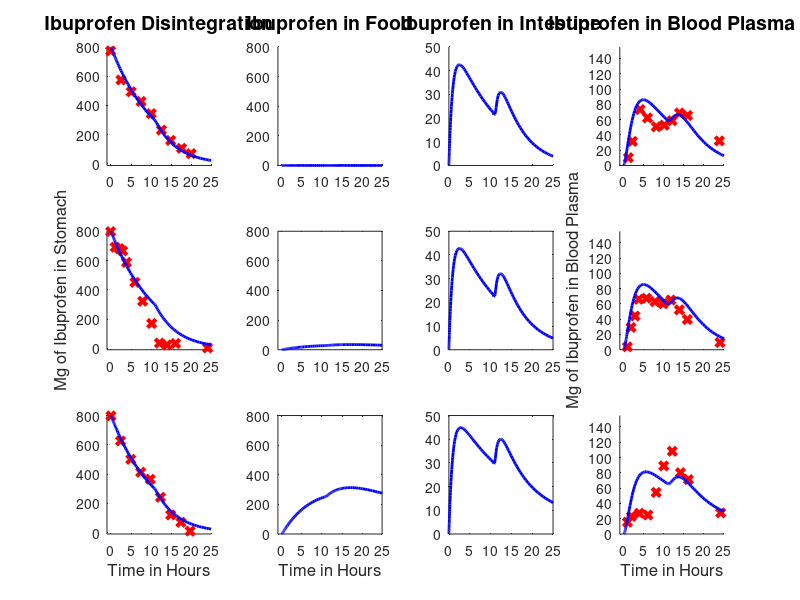

MATLAB code to generate this figure:
function IbuprofenTimeSeries();
   
    clf;
    
    fasted = csvread('FastedDigital.csv',6,0);
    light = csvread('LightBreakfastDigital.csv',6,0);
    heavy = csvread('HeavyBreakfastDigital.csv',6,0);
    fasteds = csvread('FastedStomach.csv',6,0);
    lights = csvread('LightStomach.csv',6,0);
    heavys = csvread('HeavyStomach.csv',6,0);
    
    y1_init = 800;  % Digestive system concentration of Ibuprofen, Bolus input
                    % 800mg of Ibuprofen conecntration in tablet
    y2_init = 0;  % Food concentration of Ibuprofen in ug/ml
    y3_init = 0; % Intestine initial 
    y4_init = 0; % Blood plasma initial
    
    hour = 60*60;
    
    %=============
    % Graphing Variables
    axisStomach = [ -1 25 -10 800 ];
    axisFood = [ -1 25 0 800 ];
    axisInt = [-1 25 0 100 ];
    axisBlood = [ -1 25 0 155 ];
    
    % ============
    % Gastric emptying rate
%    alpha = .0138; % The rate at which the gastric emptying happens
    alpha1 = .000025; % The rate of disintegration of tablet at more than 50% tablet size
    alpha2 = .00005; % The rate of disintegratiioin of tablet at less than 50% tablet size
    lossf = 1; %.7; % The amount of ibuprofen lost per stock shift to food
    lossb = 1; %.3; % The amount of ibuprofen lost per stock shift blood
    
    
    % ============
    % Food ibu. concentration
    beta = .000010; % Food elimination rate
    beta2 = .0000000;
    y2crit = 20;
    
    % ============
    % Intestine Conecentration
    delta = 0.0003;
    dint = 0.8; % The amount of Ibuprofen going to the intestine
    
    % ============
    % Blood Ibuprofen Concentration
    %gamma = .00016; % Rate of eliminatio..n
    gamma = 0.00016
    
    
%%%%%%%%%%%%%%%%%%%%%%%%%%%%%%%%%%%%%%%%%%%%%%
%Plotting
    
    % Plotting Ibu with fasting
    pf = 0;
    [T,M] = ode45(@deriv,[0 25*hour],[y1_init; y2_init; y3_init; y4_init]); 
    hours = T/hour;
    
    subplot(3,4,1)
    title('Ibuprofen Disintegration','FontSize',14);
    hold all
    plot(fasteds(:,1),fasteds(:,2)*8,'rx','LineWidth',3);
    plot(hours, M(:,1),'b','LineWidth',2);
    axis(axisStomach)
    
    subplot(3,4,2)
    title('Ibuprofen in Food','FontSize',14)
    hold all;
    plot(hours, M(:,2),'b','LineWidth',2);
    axis(axisFood)
    
    subplot(3,4,3)
    title('Ibuprofen in Intestine','FontSize',14)
    hold all;
    plot(hours,M(:,3),'b','LineWidth',2)
    
    subplot(3,4,4)
    title('Ibuprofen in Blood Plasma','FontSize',14)
    hold all
    plot(fasted(:,1),fasted(:,2)*5,'rx','LineWidth',3);
    plot(hours,M(:,4),'b','LineWidth',2)
    axis(axisBlood)
    

    
    %=====================================
    %Plotting Ibuprofen light breakfast
    pf = .07;
    
    [T,M] = ode45(@deriv,[0 25*hour],[y1_init; y2_init; y3_init; y4_init]); 
    hours = T/hour;
    
    subplot(3,4,5)
    hold all
    plot(lights(:,1),lights(:,2)*8,'rx','LineWidth',3);
    plot(hours, M(:,1),'b','LineWidth',2);
    ylabel('Mg of Ibuprofen in Stomach','FontSize',12)
    axis(axisStomach)

    subplot(3,4,6)
    plot(hours, M(:,2),'b','LineWidth',2);
    axis(axisFood)
    
    subplot(3,4,7)
    plot(hours,M(:,3),'b','LineWidth',2)
    
    subplot(3,4,8)
    hold all
    ylabel('Mg of Ibuprofen in Blood Plasma','FontSize',12)
    plot(light(:,1),light(:,2)*5,'rx','LineWidth',3);
    plot(hours,M(:,4),'b','LineWidth',2)
    axis(axisBlood)
    
    % ====================================
    % Plotting Ibuprof Heavy breakfast
    pf = .63;
    
    [T,M] = ode45(@deriv,[0 25*hour],[y1_init; y2_init; y3_init; y4_init]); 
    hours = T/hour;
    
    subplot(3,4,9)
    hold all
    plot(heavys(:,1),heavys(:,2)*8,'rx','LineWidth',3);
    plot(hours, M(:,1),'b','LineWidth',2);
    axis(axisStomach)
    xlabel('Time in Hours','FontSize',12)
    
    
    subplot(3,4,10)
    plot(hours, M(:,2),'b','LineWidth',2);
    xlabel('Time in Hours', 'FontSize',12);
    axis(axisFood);
    
    subplot(3,4,11)
    plot(hours,M(:,3),'b','LineWidth',2)
    
    subplot(3,4,12)
    hold all
    plot(heavy(:,1),heavy(:,2)*5,'rx','LineWidth',3);
    plot(hours,M(:,4),'b','LineWidth',2)
    axis(axisBlood)
    xlabel('Time in Hours','FontSize',12)
    %disp(T)
    
%%%%%%%%%%%%%%%%%%%%%%%%%%%%%%%%%%%%%%%%
%Functions

    function res = deriv(t,Y);
        y1 = Y(1);
        y2 = Y(2);
        y3 = Y(3);
        y4 = Y(4);
        alpha = alpha1;
        if y1 < 300
            alpha = alpha2;
        end
        dy1dt = -alpha*y1; %*y1; % -.00138 for linear slope

        
%         if y1 < 0;  % Never can get negative concentrations in stomach
%             dy1dt = 0;
%         end
        fddig = beta*y2; % Food digestion, elimnation of food
        dy2dt = -dy1dt*(pf)*lossf - fddig; 
        dy3dt = -dy1dt*(dint) + fddig - delta*y3; % Intestine differential eqn
        
        dy4dt = -dy1dt*(1-pf)*lossb*(1-dint) + delta*y3 -gamma*y4; %*y4; % Have to add in y2 variation, 1-pf and loss
        
        
        res = [dy1dt;dy2dt;dy3dt;dy4dt];      
    end  
end